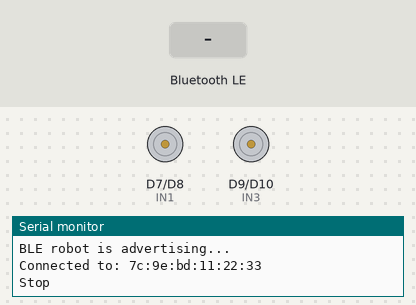
Simulated run of this sketch. Board: Arduino Nano 33 IoT. Parts: motor-driver pin pairs drawn as motors (green arrow = first pin HIGH = forward, orange = second pin HIGH = backward, longer = more drive, scaled by the enable pin), the last lines printed to the serial monitor. Inputs (shaded band) come from the test bench. Nothing arrives over Bluetooth unless stated; a phone connects over Bluetooth LE 3 s after start.

Above: at 3.8 s.
3.9 s: Bluetooth LE write "F" received
At 4.6 s:
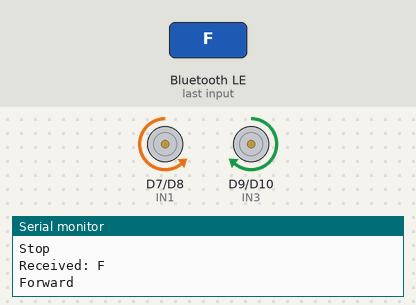
5.4 s: Bluetooth LE write "B" received
At 5.8 s:
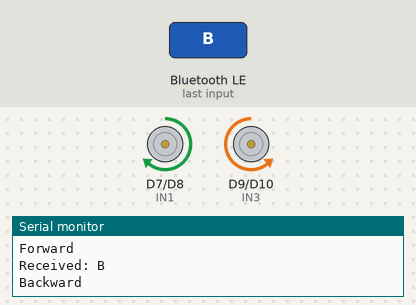
6.9 s: Bluetooth LE write "L" received
At 8.1 s:
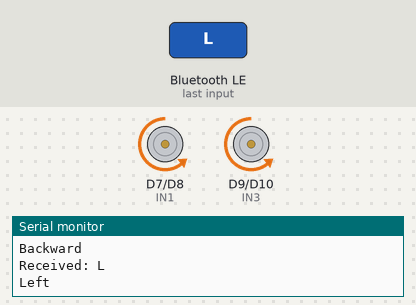
8.4 s: Bluetooth LE write "R" received
At 9.2 s:
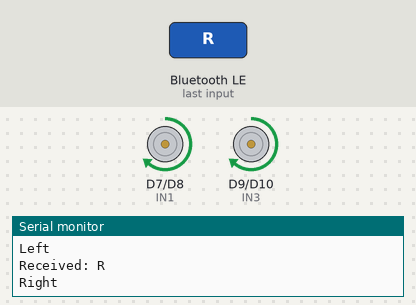
Timing chart, 0 to 10.9 s (numbered marks = the images above; inputs shaded):
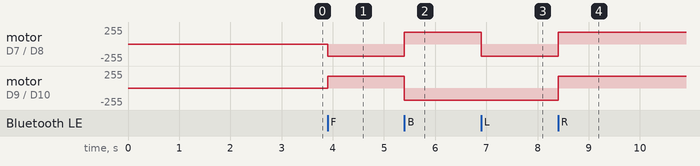

The sketch:

ble_motor_control.ino
```cpp
#include <ArduinoBLE.h>

// BLE service and movement characteristic
BLEService robotService(
  "12345678-1234-5678-1234-56789abcdef0"
);

BLEByteCharacteristic movementCharacteristic(
  "12345678-1234-5678-1234-56789abcdef1",
  BLEWrite
);

// L298N Motor Driver Pins
const int ENA = 5;
const int IN1 = 7;
const int IN2 = 8;
const int IN3 = 9;
const int IN4 = 10;
const int ENB = 6;

// Motor speed (0-255)
const int motorSpeed = 180;

// Motor movement functions

void moveForward() {
  digitalWrite(IN1, LOW);
  digitalWrite(IN2, HIGH);

  digitalWrite(IN3, HIGH);
  digitalWrite(IN4, LOW);

  Serial.println("Forward");
}

void moveBackward() {
  digitalWrite(IN1, HIGH);
  digitalWrite(IN2, LOW);

  digitalWrite(IN3, LOW);
  digitalWrite(IN4, HIGH);

  Serial.println("Backward");
}

void turnLeft() {
  digitalWrite(IN1, LOW);
  digitalWrite(IN2, HIGH);

  digitalWrite(IN3, LOW);
  digitalWrite(IN4, HIGH);

  Serial.println("Left");
}

void turnRight() {
  digitalWrite(IN1, HIGH);
  digitalWrite(IN2, LOW);

  digitalWrite(IN3, HIGH);
  digitalWrite(IN4, LOW);

  Serial.println("Right");
}


void stopMotors() {
  digitalWrite(IN1, LOW);
  digitalWrite(IN2, LOW);
  digitalWrite(IN3, LOW);
  digitalWrite(IN4, LOW);

  Serial.println("Stop");
}

void setup() {
  Serial.begin(9600);

  Serial.println("Starting setup...");

  // Configure motor pins
  pinMode(ENA, OUTPUT);
  pinMode(ENB, OUTPUT);
  pinMode(IN1, OUTPUT);
  pinMode(IN2, OUTPUT);
  pinMode(IN3, OUTPUT);
  pinMode(IN4, OUTPUT);

  // Stop motors before starting BLE
  stopMotors();

  // Set motor speed
  analogWrite(ENA, motorSpeed);
  analogWrite(ENB, motorSpeed);

  Serial.println("Calling BLE.begin()...");

  if (!BLE.begin()) {
    Serial.println("BLE.begin() FAILED");
    stopMotors();
    while (1);
  }

  Serial.println("BLE.begin() succeeded");

  BLE.setLocalName("RobotController");
  BLE.setAdvertisedService(robotService);

  robotService.addCharacteristic(
    movementCharacteristic
  );

  BLE.addService(robotService);

  Serial.println("Starting advertising...");

  BLE.advertise();

  Serial.println("BLE robot is advertising...");
}

void loop() {
  BLEDevice central = BLE.central();

  if (central) {
    Serial.print("Connected to: ");
    Serial.println(central.address());

    // Motors remain stopped until a command arrives
    stopMotors();

    while (central.connected()) {

      if (movementCharacteristic.written()) {

        char command = movementCharacteristic.value();

        Serial.print("Received: ");
        Serial.println(command);

        // Process movement commands
        if (command == 'F') {
          moveForward();
        }
        else if (command == 'B') {
          moveBackward();
        }
        else if (command == 'L') {
          turnLeft();
        }
        else if (command == 'R') {
          turnRight();
        }
        else if (command == 'S') {
          stopMotors();
        }
        else {
          stopMotors();
          Serial.println("Unknown command");
        }
      }
    }

    // Safety: stop motors on BLE disconnect
    stopMotors();

    Serial.println("BLE disconnected");
  }
}
```

Measured:
- after the input at 3.9 s, motor on D7 (IN1) / D8 (IN2): stopped → backward 180/255 at once; motor on D9 (IN3) / D10 (IN4): stopped → forward 180/255 at once
- after the input at 5.4 s, motor on D7 (IN1) / D8 (IN2): backward 180/255 → forward 180/255 at once; motor on D9 (IN3) / D10 (IN4): forward 180/255 → backward 180/255 at once
- after the input at 6.9 s, motor on D7 (IN1) / D8 (IN2): forward 180/255 → backward 180/255 at once
- after the input at 8.4 s, motor on D7 (IN1) / D8 (IN2), motor on D9 (IN3) / D10 (IN4): backward 180/255 → forward 180/255 at once
